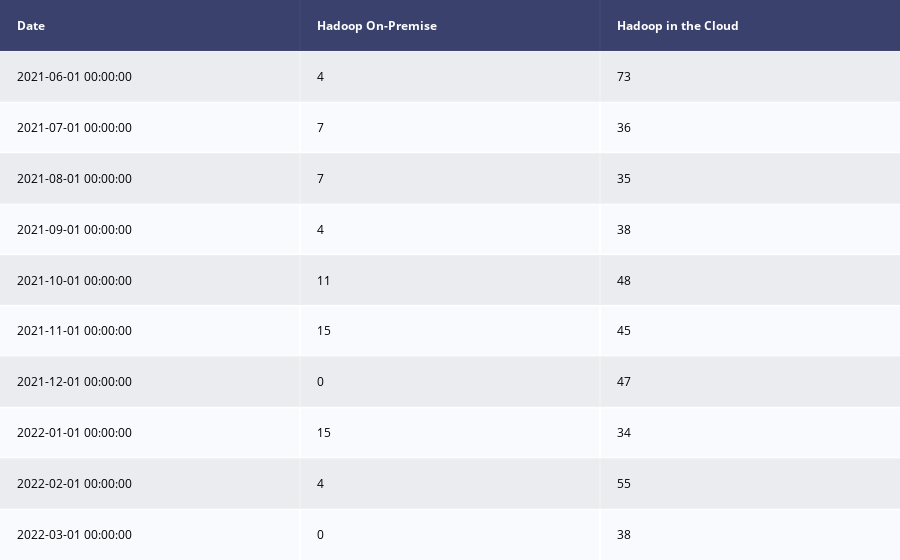

Notebook cell for this chart:
### Code cell
df = table_interest_over_time(kw_list, None, True);

### Figure 1 — Plotly figure (JSON) as saved in the notebook; plotly's stock layout.template omitted (floating-point values rounded to 4 significant figures)
{"data": [{"colorscale": [[0, "#00083e"], [0.5, "#ededee"], [1, "#ffffff"]], "hoverinfo": "none", "opacity": 0.75, "showscale": false, "type": "heatmap", "z": [[0, 0, 0], [0.5, 0.5, 0.5], [1, 1, 1], [0.5, 0.5, 0.5], [1, 1, 1], [0.5, 0.5, 0.5], [1, 1, 1], [0.5, 0.5, 0.5], [1, 1, 1], [0.5, 0.5, 0.5], [1, 1, 1]]}], "layout": {"annotations": [{"align": "left", "font": {"color": "#ffffff"}, "showarrow": false, "text": "<b>Date</b>", "x": -0.45, "xanchor": "left", "xref": "x", "y": 0, "yref": "y"}, {"align": "left", "font": {"color": "#ffffff"}, "showarrow": false, "text": "<b>Hadoop On-Premise</b>", "x": 0.55, "xanchor": "left", "xref": "x", "y": 0, "yref": "y"}, {"align": "left", "font": {"color": "#ffffff"}, "showarrow": false, "text": "<b>Hadoop in the Cloud</b>", "x": 1.55, "xanchor": "left", "xref": "x", "y": 0, "yref": "y"}, {"align": "left", "font": {"color": "#000000"}, "showarrow": false, "text": "2021-06-01 00:00:00", "x": -0.45, "xanchor": "left", "xref": "x", "y": 1, "yref": "y"}, {"align": "left", "font": {"color": "#000000"}, "showarrow": false, "text": "4", "x": 0.55, "xanchor": "left", "xref": "x", "y": 1, "yref": "y"}, {"align": "left", "font": {"color": "#000000"}, "showarrow": false, "text": "73", "x": 1.55, "xanchor": "left", "xref": "x", "y": 1, "yref": "y"}, {"align": "left", "font": {"color": "#000000"}, "showarrow": false, "text": "2021-07-01 00:00:00", "x": -0.45, "xanchor": "left", "xref": "x", "y": 2, "yref": "y"}, {"align": "left", "font": {"color": "#000000"}, "showarrow": false, "text": "7", "x": 0.55, "xanchor": "left", "xref": "x", "y": 2, "yref": "y"}, {"align": "left", "font": {"color": "#000000"}, "showarrow": false, "text": "36", "x": 1.55, "xanchor": "left", "xref": "x", "y": 2, "yref": "y"}, {"align": "left", "font": {"color": "#000000"}, "showarrow": false, "text": "2021-08-01 00:00:00", "x": -0.45, "xanchor": "left", "xref": "x", "y": 3, "yref": "y"}, {"align": "left", "font": {"color": "#000000"}, "showarrow": false, "text": "7", "x": 0.55, "xanchor": "left", "xref": "x", "y": 3, "yref": "y"}, {"align": "left", "font": {"color": "#000000"}, "showarrow": false, "text": "35", "x": 1.55, "xanchor": "left", "xref": "x", "y": 3, "yref": "y"}, {"align": "left", "font": {"color": "#000000"}, "showarrow": false, "text": "2021-09-01 00:00:00", "x": -0.45, "xanchor": "left", "xref": "x", "y": 4, "yref": "y"}, {"align": "left", "font": {"color": "#000000"}, "showarrow": false, "text": "4", "x": 0.55, "xanchor": "left", "xref": "x", "y": 4, "yref": "y"}, {"align": "left", "font": {"color": "#000000"}, "showarrow": false, "text": "38", "x": 1.55, "xanchor": "left", "xref": "x", "y": 4, "yref": "y"}, {"align": "left", "font": {"color": "#000000"}, "showarrow": false, "text": "2021-10-01 00:00:00", "x": -0.45, "xanchor": "left", "xref": "x", "y": 5, "yref": "y"}, {"align": "left", "font": {"color": "#000000"}, "showarrow": false, "text": "11", "x": 0.55, "xanchor": "left", "xref": "x", "y": 5, "yref": "y"}, {"align": "left", "font": {"color": "#000000"}, "showarrow": false, "text": "48", "x": 1.55, "xanchor": "left", "xref": "x", "y": 5, "yref": "y"}, {"align": "left", "font": {"color": "#000000"}, "showarrow": false, "text": "2021-11-01 00:00:00", "x": -0.45, "xanchor": "left", "xref": "x", "y": 6, "yref": "y"}, {"align": "left", "font": {"color": "#000000"}, "showarrow": false, "text": "15", "x": 0.55, "xanchor": "left", "xref": "x", "y": 6, "yref": "y"}, {"align": "left", "font": {"color": "#000000"}, "showarrow": false, "text": "45", "x": 1.55, "xanchor": "left", "xref": "x", "y": 6, "yref": "y"}, {"align": "left", "font": {"color": "#000000"}, "showarrow": false, "text": "2021-12-01 00:00:00", "x": -0.45, "xanchor": "left", "xref": "x", "y": 7, "yref": "y"}, {"align": "left", "font": {"color": "#000000"}, "showarrow": false, "text": "0", "x": 0.55, "xanchor": "left", "xref": "x", "y": 7, "yref": "y"}, {"align": "left", "font": {"color": "#000000"}, "showarrow": false, "text": "47", "x": 1.55, "xanchor": "left", "xref": "x", "y": 7, "yref": "y"}, {"align": "left", "font": {"color": "#000000"}, "showarrow": false, "text": "2022-01-01 00:00:00", "x": -0.45, "xanchor": "left", "xref": "x", "y": 8, "yref": "y"}, {"align": "left", "font": {"color": "#000000"}, "showarrow": false, "text": "15", "x": 0.55, "xanchor": "left", "xref": "x", "y": 8, "yref": "y"}, {"align": "left", "font": {"color": "#000000"}, "showarrow": false, "text": "34", "x": 1.55, "xanchor": "left", "xref": "x", "y": 8, "yref": "y"}, {"align": "left", "font": {"color": "#000000"}, "showarrow": false, "text": "2022-02-01 00:00:00", "x": -0.45, "xanchor": "left", "xref": "x", "y": 9, "yref": "y"}, {"align": "left", "font": {"color": "#000000"}, "showarrow": false, "text": "4", "x": 0.55, "xanchor": "left", "xref": "x", "y": 9, "yref": "y"}, {"align": "left", "font": {"color": "#000000"}, "showarrow": false, "text": "55", "x": 1.55, "xanchor": "left", "xref": "x", "y": 9, "yref": "y"}, {"align": "left", "font": {"color": "#000000"}, "showarrow": false, "text": "2022-03-01 00:00:00", "x": -0.45, "xanchor": "left", "xref": "x", "y": 10, "yref": "y"}, {"align": "left", "font": {"color": "#000000"}, "showarrow": false, "text": "0", "x": 0.55, "xanchor": "left", "xref": "x", "y": 10, "yref": "y"}, {"align": "left", "font": {"color": "#000000"}, "showarrow": false, "text": "38", "x": 1.55, "xanchor": "left", "xref": "x", "y": 10, "yref": "y"}], "autosize": true, "margin": {"b": 0, "l": 0, "r": 0, "t": 0}, "xaxis": {"autorange": true, "dtick": 1, "gridwidth": 2, "range": [-0.5, 2.5], "showticklabels": false, "tick0": -0.5, "ticks": "", "zeroline": false}, "yaxis": {"autorange": true, "dtick": 1, "gridwidth": 2, "range": [10.5, -0.5], "showticklabels": false, "tick0": 0.5, "ticks": "", "zeroline": false}}}
